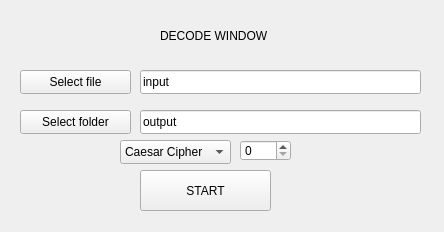
<?xml version="1.0" encoding="UTF-8"?>
<ui version="4.0">
 <class>decW</class>
 <widget class="QWidget" name="decW">
  <property name="geometry">
   <rect>
    <x>0</x>
    <y>0</y>
    <width>444</width>
    <height>232</height>
   </rect>
  </property>
  <property name="windowTitle">
   <string>Form</string>
  </property>
  <widget class="QPushButton" name="pushButton_2">
   <property name="geometry">
    <rect>
     <x>20</x>
     <y>70</y>
     <width>111</width>
     <height>24</height>
    </rect>
   </property>
   <property name="text">
    <string>Select file</string>
   </property>
  </widget>
  <widget class="QLineEdit" name="lineEdit">
   <property name="geometry">
    <rect>
     <x>140</x>
     <y>70</y>
     <width>281</width>
     <height>24</height>
    </rect>
   </property>
   <property name="text">
    <string>input</string>
   </property>
  </widget>
  <widget class="QPushButton" name="pushButton_3">
   <property name="geometry">
    <rect>
     <x>20</x>
     <y>110</y>
     <width>111</width>
     <height>24</height>
    </rect>
   </property>
   <property name="text">
    <string>Select folder</string>
   </property>
  </widget>
  <widget class="QPushButton" name="pushButton">
   <property name="geometry">
    <rect>
     <x>140</x>
     <y>170</y>
     <width>131</width>
     <height>41</height>
    </rect>
   </property>
   <property name="text">
    <string>START</string>
   </property>
  </widget>
  <widget class="QLineEdit" name="lineEdit_2">
   <property name="geometry">
    <rect>
     <x>140</x>
     <y>110</y>
     <width>281</width>
     <height>24</height>
    </rect>
   </property>
   <property name="text">
    <string>output</string>
   </property>
  </widget>
  <widget class="QLabel" name="label">
   <property name="geometry">
    <rect>
     <x>160</x>
     <y>20</y>
     <width>111</width>
     <height>31</height>
    </rect>
   </property>
   <property name="text">
    <string>DECODE WINDOW</string>
   </property>
  </widget>
  <widget class="QSpinBox" name="spinBox">
   <property name="geometry">
    <rect>
     <x>240</x>
     <y>140</y>
     <width>51</width>
     <height>21</height>
    </rect>
   </property>
   <property name="minimum">
    <number>0</number>
   </property>
   <property name="maximum">
    <number>20</number>
   </property>
   <property name="value">
    <number>0</number>
   </property>
  </widget>
  <widget class="QComboBox" name="comboBox">
   <property name="geometry">
    <rect>
     <x>120</x>
     <y>140</y>
     <width>111</width>
     <height>24</height>
    </rect>
   </property>
   <item>
    <property name="text">
     <string>Caesar Cipher</string>
    </property>
   </item>
   <item>
    <property name="text">
     <string>Polybius square</string>
    </property>
   </item>
  </widget>
 </widget>
 <resources/>
 <connections/>
</ui>
